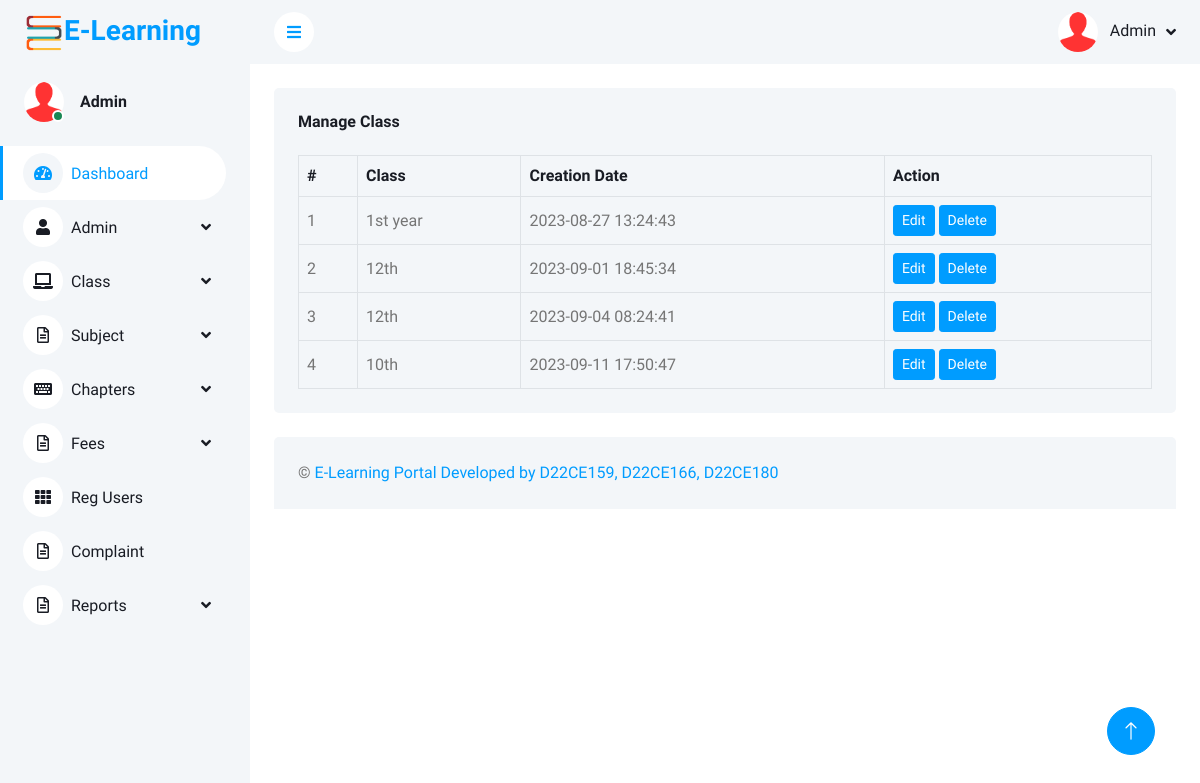
The app's page /admin/manage-class.php (signed in) with its own data.
### tables this page shows
CREATE TABLE IF NOT EXISTS `tblclass` (
  `ID` int NOT NULL AUTO_INCREMENT,
  `Class` varchar(50) DEFAULT NULL,
  `CreationDate` timestamp NULL DEFAULT CURRENT_TIMESTAMP,
  `Class_fee` int NOT NULL,
  PRIMARY KEY (`ID`)
);

### admin/manage-class.php (the view, shortened to what this page needs)
<?php
include('includes/dbconnection.php');
?>
<!DOCTYPE html>
<html lang="en">
<head>
    <link href="https://cdnjs.cloudflare.com/ajax/libs/font-awesome/5.10.0/css/all.min.css" rel="stylesheet">
    <link href="https://cdn.jsdelivr.net/npm/bootstrap-icons@1.4.1/font/bootstrap-icons.css" rel="stylesheet">
    <link href="lib/owlcarousel/assets/owl.carousel.min.css" rel="stylesheet">
    <link href="lib/tempusdominus/css/tempusdominus-bootstrap-4.min.css" rel="stylesheet" />
    <link href="css/bootstrap.min.css" rel="stylesheet">
    <link href="css/style.css" rel="stylesheet">
</head>
<body>
    <div class="container-fluid position-relative bg-white d-flex p-0">
        <?php include_once('includes/sidebar.php'); ?>
        <div class="content">
            <?php include_once('includes/header.php'); ?>
            <div class="container-fluid pt-4 px-4">
                <div class="bg-light text-center rounded p-4">
                    <div class="d-flex align-items-center justify-content-between mb-4">
                        <h6 class="mb-0">Manage Class</h6>
                    </div>
                            ?>                    <div class="table-responsive">
                        <table class="table text-start align-middle table-bordered table-hover mb-0">
                            <thead>
                                <tr class="text-dark">
                                    <th scope="col">#</th>
                                    <th scope="col">Class</th>
                                    <th scope="col">Creation Date</th>
                                    <th scope="col">Action</th>
                                </tr>
                            </thead>
                            <tbody>
                                <tr>
                                    <?php
                                    $sql = "SELECT * from tblclass";
                                    $query = $dbh->prepare($sql);
                                    $query->execute();
                                    $results = $query->fetchAll(PDO::FETCH_OBJ);
                                    $cnt = 1;
                                    if ($query->rowCount() > 0) {
                                        foreach ($results as $row) {
                                    ?>
                                    <td><?php echo htmlentities($cnt);?></td>
                                    <td><?php echo htmlentities($row->Class);?></td>
                                    <td><?php echo htmlentities($row->CreationDate);?></td>
                                    <td><a class="btn btn-sm btn-primary" href="edit-class.php?editid=<?php echo htmlentities($row->ID);?>">Edit</a> <a class="btn btn-sm btn-primary" href="manage-class.php?delid=<?php echo ($row->ID);?>"  onclick="return confirm('Do you really want to Delete ?');">Delete</a></td>
                                </tr>
                                <?php $cnt = $cnt + 1;}
                            } ?>
                            </tbody>
                        </table>
                    </div>
                </div>
            </div>
            <?php include_once('includes/footer.php'); ?>
        </div>
        <?php include_once('includes/back-totop.php'); ?>
    </div>
</body>
</html>

### admin/includes/sidebar.php (shortened to what this page needs)
<div class="sidebar pe-4 pb-3">
    <nav class="navbar bg-light navbar-light">
        <a href="dashboard.php" class="navbar-brand mx-4 mb-3">
            <h3 class="text-primary"><img src="..\images\icon\favicon.png" height="40px"></i>E-Learning</h3>
        </a>
        <div class="d-flex align-items-center ms-4 mb-4">
            <div class="position-relative">
                <img class="rounded-circle" src="img/user.jpg" alt="" style="width: 40px; height: 40px;">
                <div
                    class="bg-success rounded-circle border border-2 border-white position-absolute end-0 bottom-0 p-1">
                </div>
            </div>
            <div class="ms-3">
                <?php
                $aid = $_SESSION['ocasaid'];
                $sql = "SELECT * from  tbladmin where ID=:aid";
                $query = $dbh->prepare($sql);
                $query->bindParam(':aid', $aid, PDO::PARAM_STR);
                $query->execute();
                $results = $query->fetchAll(PDO::FETCH_OBJ);
                $cnt = 1;
                if ($query->rowCount() > 0) {
                    foreach ($results as $row) { ?>
                        <h6 class="mb-0">
                            <?php echo $row->AdminName; ?>
                        </h6>
                        <!-- <span><?php echo $row->Email; ?></span><?php $cnt = $cnt + 1;
                    }
                } ?> -->
            </div>
        </div>
        <div class="navbar-nav w-100">
            <a href="dashboard.php" class="nav-item nav-link active"><i
                    class="fa fa-tachometer-alt me-2"></i>Dashboard</a>
            <div class="nav-item dropdown">
                <a href="#" class="nav-link dropdown-toggle" data-bs-toggle="dropdown"><i
                        class="fa fa-user me-2"></i>Admin</a>
            </div>
            <div class="nav-item dropdown">
                <a href="#" class="nav-link dropdown-toggle" data-bs-toggle="dropdown"><i
                        class="fa fa-laptop me-2"></i>Class</a>
            </div>
            <div class="nav-item dropdown">
                <a href="#" class="nav-link dropdown-toggle" data-bs-toggle="dropdown"><i
                        class="far fa-file-alt me-2"></i>Subject</a>
            </div>
            <div class="nav-item dropdown">
                <a href="#" class="nav-link dropdown-toggle" data-bs-toggle="dropdown"><i
                        class="fa fa-keyboard me-2"></i>Chapters</a>
            </div>
            <div class="nav-item dropdown">
                <a href="#" class="nav-link dropdown-toggle" data-bs-toggle="dropdown"><i
                        class="far fa-file-alt me-2"></i>Fees</a>
            </div>
            <a href="reg-users.php" class="nav-item nav-link"><i class="fa fa-th me-2"></i>Reg Users</a>
            <a href="view-complaint.php" class="nav-item nav-link"><i class="far fa-file-alt me-2"></i>Complaint</a>
            <div class="nav-item dropdown">
                <a href="#" class="nav-link dropdown-toggle" data-bs-toggle="dropdown"><i
                        class="far fa-file-alt me-2"></i>Reports</a>
            </div>
        </div>
    </nav>
</div>

### admin/includes/header.php (shortened to what this page needs)
            <nav class="navbar navbar-expand bg-light navbar-light sticky-top px-4 py-0" style ="background-color:red">
                <a href="#" class="sidebar-toggler flex-shrink-0">
                    <i class="fa fa-bars"></i>
                </a>
                <div class="navbar-nav align-items-center ms-auto" >
                   <?php
$aid=$_SESSION['ocasaid'];
$sql="SELECT * from  tbladmin where ID=:aid";
$query = $dbh -> prepare($sql);
$query->bindParam(':aid',$aid,PDO::PARAM_STR);
$query->execute();
$results=$query->fetchAll(PDO::FETCH_OBJ);
$cnt=1;
if($query->rowCount() > 0)
{
foreach($results as $row)
{               ?>
                    <div class="nav-item dropdown" >
                        <a href="#" class="nav-link dropdown-toggle" data-bs-toggle="dropdown">
                            <img class="rounded-circle me-lg-2" src="img/user.jpg" alt="" style="width: 40px; height: 40px;">
                            <span class="d-none d-lg-inline-flex"><?php  echo $row->AdminName;?></span><?php $cnt=$cnt+1;}} ?>
                        </a>
                    </div>
                </div>
            </nav>

### admin/css/style.css (style rules this page uses)
:root { --primary: #009CFF; --light: #F3F6F9; --dark: #191C24; }
.btn { transition: .5s; }
.btn.btn-primary { color: #FFFFFF; }
.sidebar { position: fixed; top: 0; left: 0; bottom: 0; width: 250px; height: 100vh; overflow-y: auto; background: var(--light); transition: 0.5s; z-index: 999; }
.content { margin-left: 250px; min-height: 100vh; background: #FFFFFF; transition: 0.5s; }
@media (min-width: 992px) { .sidebar { margin-left: 0; } }
@media (min-width: 992px) { .content { width: calc(100% - 250px); } }
.sidebar .navbar .navbar-nav .nav-link { padding: 7px 20px; color: var(--dark); font-weight: 500; border-left: 3px solid var(--light); border-radius: 0 30px 30px 0; outline: none; }
.sidebar .navbar .navbar-nav .nav-link:hover, .sidebar .navbar .navbar-nav .nav-link.active { color: var(--primary); background: #FFFFFF; border-color: var(--primary); }
.sidebar .navbar .navbar-nav .nav-link i { width: 40px; height: 40px; display: inline-flex; align-items: center; justify-content: center; background: #FFFFFF; border-radius: 40px; }
.sidebar .navbar .navbar-nav .nav-link:hover i, .sidebar .navbar .navbar-nav .nav-link.active i { background: var(--light); }
.sidebar .navbar .dropdown-toggle::after { position: absolute; top: 15px; right: 15px; border: none; content: "\f107"; font-family: "Font Awesome 5 Free"; font-weight: 900; transition: .5s; }
.content .navbar .navbar-nav .nav-link { margin-left: 25px; padding: 12px 0; color: var(--dark); outline: none; }
.content .navbar .sidebar-toggler, .content .navbar .navbar-nav .nav-link i { width: 40px; height: 40px; display: inline-flex; align-items: center; justify-content: center; background: #FFFFFF; border-radius: 40px; }
.content .navbar .dropdown-toggle::after { margin-left: 6px; vertical-align: middle; border: none; content: "\f107"; font-family: "Font Awesome 5 Free"; font-weight: 900; transition: .5s; }

### records on screen
tblclass: Class "1st year", CreationDate "2023-08-27 13:24:43"
tblclass: Class "12th", CreationDate "2023-09-01 18:45:34"
tblclass: Class "12th", CreationDate "2023-09-04 08:24:41"
tblclass: Class "10th", CreationDate "2023-09-11 17:50:47"

### other values on screen
$row->AdminName "Admin"
